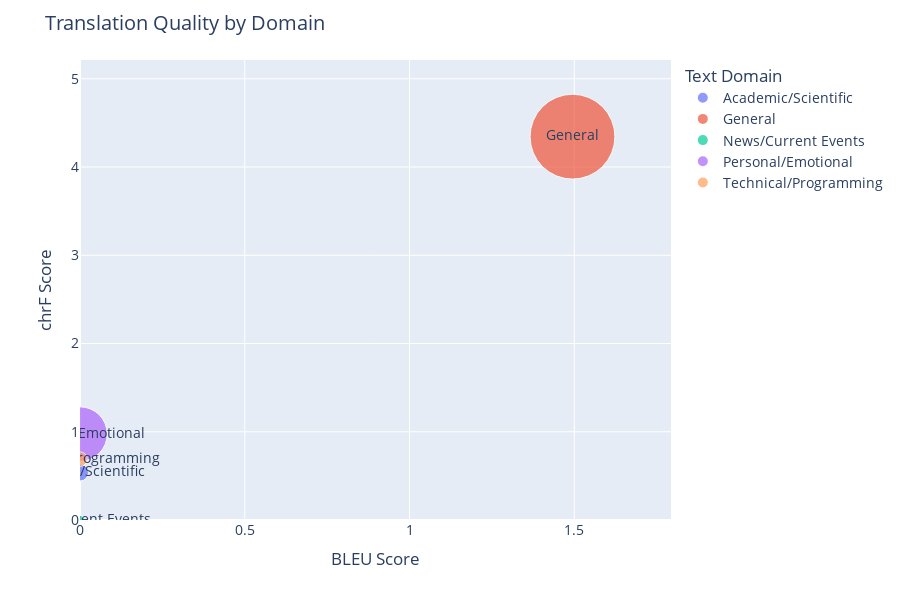

The cell this chart's notebook holds for it:
### Code cell
create_translation_quality_animated_chart(df)

### Figure 1 — Plotly figure (JSON) as saved in the notebook; plotly's stock layout.template omitted (floating-point values rounded to 4 significant figures)
{"data": [{"hovertemplate": "<b>%{hovertext}</b><br><br>domain=%{text}<br>bleu_score=%{x}<br>chrf_score=%{y}<br>count=%{marker.size}<extra></extra>", "hovertext": ["Academic/Scientific"], "legendgroup": "Academic/Scientific", "marker": {"color": "#636efa", "size": [4], "sizemode": "area", "sizeref": 0.02833, "symbol": "circle"}, "mode": "markers+text", "name": "Academic/Scientific", "orientation": "v", "showlegend": true, "text": ["Academic/Scientific"], "type": "scatter", "x": [0.0], "xaxis": "x", "y": [0.5368], "yaxis": "y"}, {"hovertemplate": "<b>%{hovertext}</b><br><br>domain=%{text}<br>bleu_score=%{x}<br>chrf_score=%{y}<br>count=%{marker.size}<extra></extra>", "hovertext": ["General"], "legendgroup": "General", "marker": {"color": "#EF553B", "size": [102], "sizemode": "area", "sizeref": 0.02833, "symbol": "circle"}, "mode": "markers+text", "name": "General", "orientation": "v", "showlegend": true, "text": ["General"], "type": "scatter", "x": [1.495], "xaxis": "x", "y": [4.344], "yaxis": "y"}, {"hovertemplate": "<b>%{hovertext}</b><br><br>domain=%{text}<br>bleu_score=%{x}<br>chrf_score=%{y}<br>count=%{marker.size}<extra></extra>", "hovertext": ["News/Current Events"], "legendgroup": "News/Current Events", "marker": {"color": "#00cc96", "size": [1], "sizemode": "area", "sizeref": 0.02833, "symbol": "circle"}, "mode": "markers+text", "name": "News/Current Events", "orientation": "v", "showlegend": true, "text": ["News/Current Events"], "type": "scatter", "x": [0.0], "xaxis": "x", "y": [1e-14], "yaxis": "y"}, {"hovertemplate": "<b>%{hovertext}</b><br><br>domain=%{text}<br>bleu_score=%{x}<br>chrf_score=%{y}<br>count=%{marker.size}<extra></extra>", "hovertext": ["Personal/Emotional"], "legendgroup": "Personal/Emotional", "marker": {"color": "#ab63fa", "size": [42], "sizemode": "area", "sizeref": 0.02833, "symbol": "circle"}, "mode": "markers+text", "name": "Personal/Emotional", "orientation": "v", "showlegend": true, "text": ["Personal/Emotional"], "type": "scatter", "x": [1.506e-154], "xaxis": "x", "y": [0.9738], "yaxis": "y"}, {"hovertemplate": "<b>%{hovertext}</b><br><br>domain=%{text}<br>bleu_score=%{x}<br>chrf_score=%{y}<br>count=%{marker.size}<extra></extra>", "hovertext": ["Technical/Programming"], "legendgroup": "Technical/Programming", "marker": {"color": "#FFA15A", "size": [3], "sizemode": "area", "sizeref": 0.02833, "symbol": "circle"}, "mode": "markers+text", "name": "Technical/Programming", "orientation": "v", "showlegend": true, "text": ["Technical/Programming"], "type": "scatter", "x": [1.642e-230], "xaxis": "x", "y": [0.6893], "yaxis": "y"}], "layout": {"font": {"size": 14}, "height": 600, "legend": {"itemsizing": "constant", "title": {"text": "Text Domain"}, "tracegroupgap": 0}, "margin": {"t": 60}, "title": {"text": "Translation Quality by Domain"}, "width": 900, "xaxis": {"anchor": "y", "domain": [0, 1], "range": [0, 1.793], "title": {"text": "BLEU Score"}}, "yaxis": {"anchor": "x", "domain": [0, 1], "range": [0, 5.213], "title": {"text": "chrF Score"}}}}
